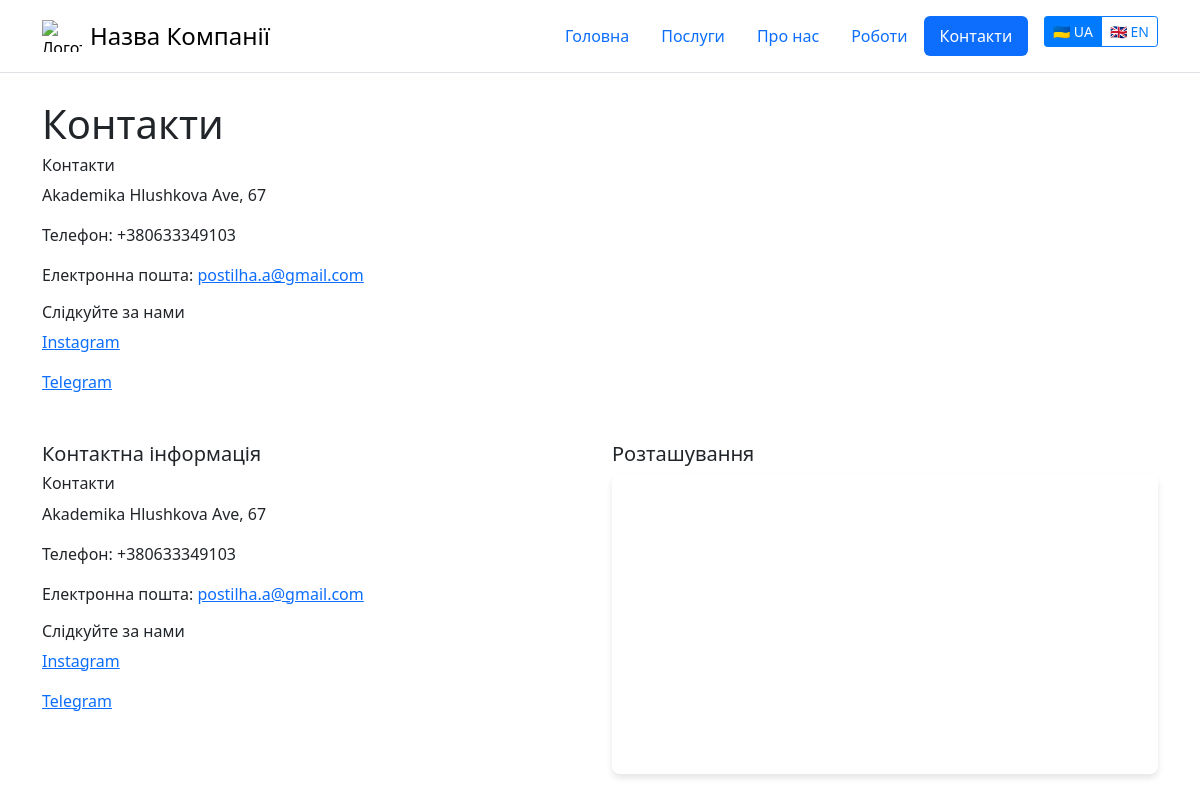
/contacts/, run on the app's committed database.
### cases/models.py (models this page shows, shortened)
class TimeStampedModel(models.Model):
    created_at = models.DateTimeField(_("Created At"), default=timezone.now)
    updated_at = models.DateTimeField(_("Updated At"), auto_now=True)
    class Meta:
        abstract = True

class Contact(TimeStampedModel):
    address = models.CharField(_("Address"), max_length=255)
    phone_number = PhoneNumberField(_("Phone Number"))
    email = models.EmailField(_("Email"))
    instagram_link = models.URLField(_("Instagram"), blank=True)
    telegram_link = models.URLField(_("Telegram"), blank=True)
    class Meta:
        verbose_name = _("Contact")
        verbose_name_plural = _("Contacts")

### cases/views.py (the view)
class ContactView(DetailView):
    model = Contact
    template_name = "cases/contacts.html"
    context_object_name = "contact"
    def get_object(self):
        return Contact.objects.last()

### cases/context_processors.py (called while the page is built)
def contact_info(request):
    contact = Contact.objects.last()
    return {"global_contact": contact}

### cases/templates/cases/contacts.html
{% extends 'base.html' %}
{% load i18n %}
{% block content %}
    <h1>{% trans 'Contacts' %}</h1>
    {% include 'cases/partials/contacts.html' %}
{% endblock %}

### cases/templates/cases/partials/contacts.html
{% load i18n %}
<h6>{% trans "Contact Us" %}</h6>
<p>{{ global_contact.address }}</p>
<p>{% trans "Phone" %}: {{ global_contact.phone_number }}</p>
<p>{% trans "Email" %}: <a href="mailto:{{ global_contact.email }}">{{ global_contact.email }}</a></p>
<h6>{% trans "Follow Us" %}</h6>
{% if global_contact.instagram_link %}
    <p><a href="{{ global_contact.instagram_link }}" target="_blank">Instagram</a></p>
{% endif %}
{% if global_contact.telegram_link %}
    <p><a href="{{ global_contact.telegram_link }}" target="_blank">Telegram</a></p>
{% endif %}

### cases/static/css/styles.css (style rules this page uses)
body { padding-top: 76px; }

### data on the page
Contact: address "Akademika Hlushkova Ave, 67 Akademika Hlushkova Ave, 67", phone_number "+380633349103 +380633349103", email "postilha.a@gmail.com postilha.a@gmail.com"
